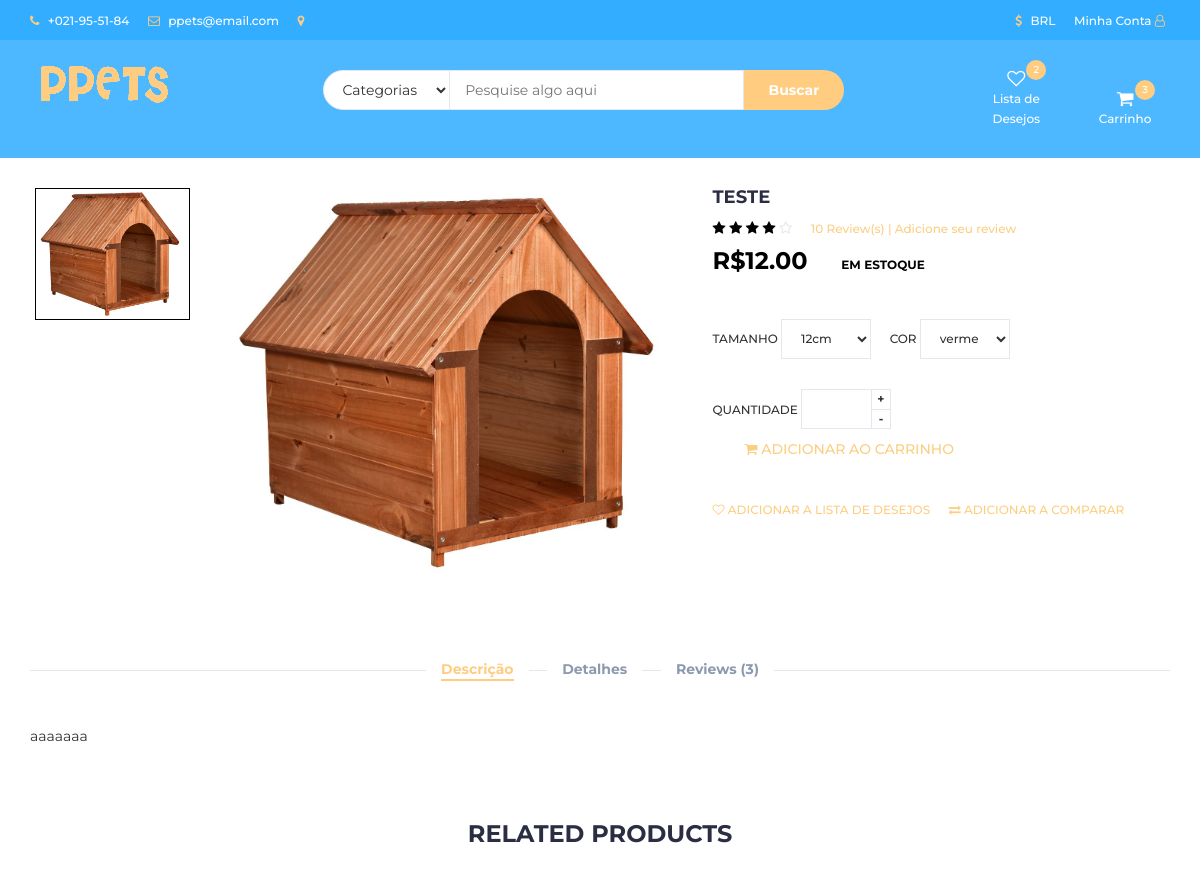
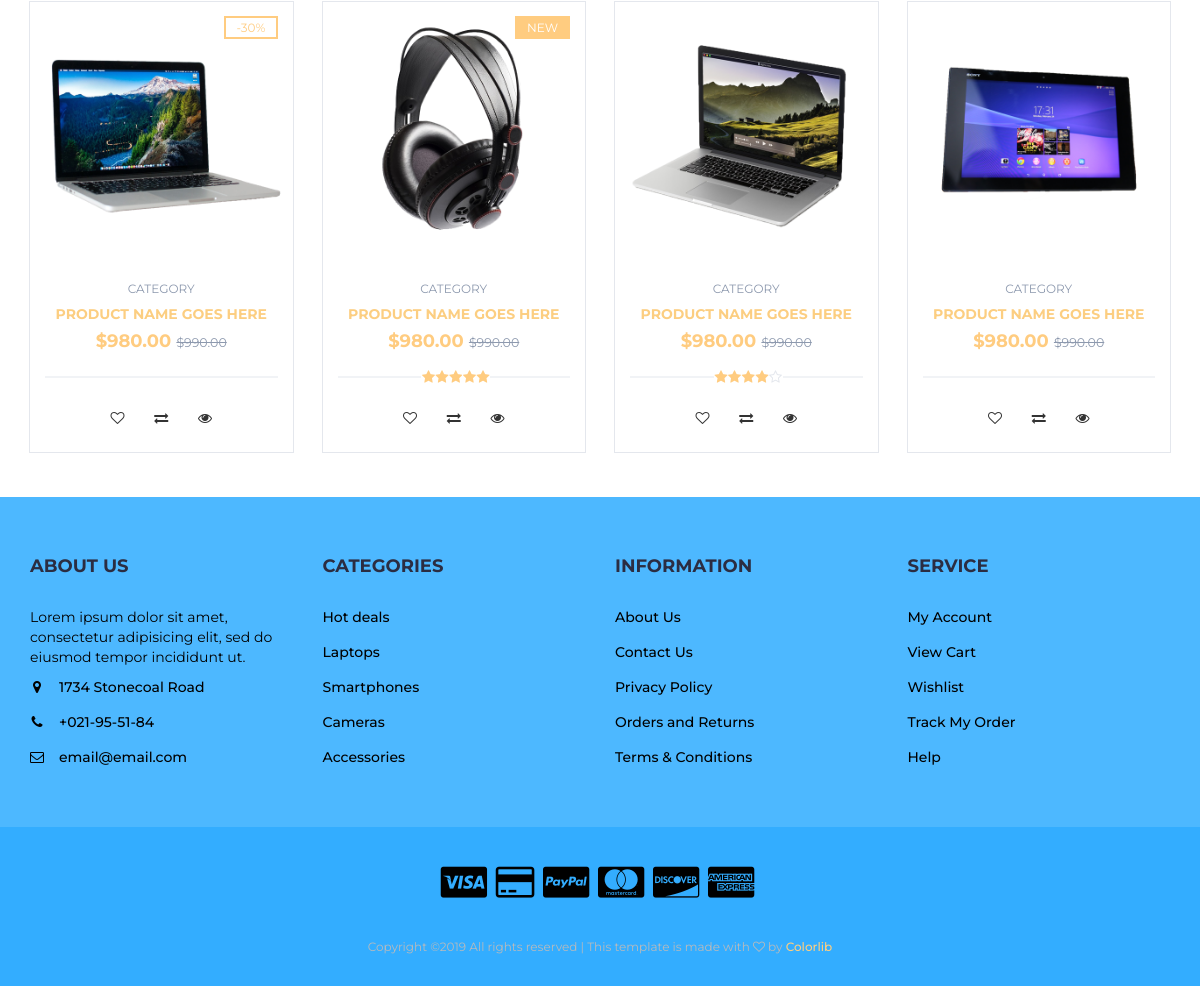
Screenshot of /product.php?id=1 with the database file from the repository (2 pictures, top to bottom).
### tables this page shows
CREATE TABLE `produto` (
  `cod_produto` int(11) NOT NULL,
  `nome` varchar(50) DEFAULT NULL,
  `valor` varchar(10) DEFAULT NULL,
  `descricao` varchar(100) DEFAULT NULL,
  `cor` varchar(10) DEFAULT NULL,
  `tamanho` varchar(10) DEFAULT NULL,
  `categoria` varchar(30) DEFAULT NULL,
  `classificacao` varchar(30) DEFAULT NULL,
  `produto` varchar(50) NOT NULL
);

### product.php (the view, shortened to what this page needs)
<?php
include_once('php/conexaoSQL.php');
?>
<!DOCTYPE html>
<html lang="en">
<head>
<link type="text/css" rel="stylesheet" href="css/bootstrap.min.css"/>
<link type="text/css" rel="stylesheet" href="css/slick.css"/>
<link type="text/css" rel="stylesheet" href="css/slick-theme.css"/>
<link type="text/css" rel="stylesheet" href="css/nouislider.min.css"/>
<link rel="stylesheet" href="css/font-awesome.min.css">
<link type="text/css" rel="stylesheet" href="css/style.css"/>
	</head>
	<body>
		<header>
			<div id="top-header">
				<div class="container">
					<ul class="header-links pull-left">
						<li><a href="#"><i class="fa fa-phone"></i> +021-95-51-84</a></li>
						<li><a href="#"><i class="fa fa-envelope-o"></i> ppets@email.com</a></li>
						<li><a href="#"><i class="fa fa-map-marker"></i> </a></li>
					</ul>
					<ul class="header-links pull-right">
					<li><a href="#"><i class="fa fa-dollar"></i> BRL</a></li>
						<li>
							<?php
							if (isset($_SESSION['login'])):
							?>
							<a href="minhaConta.php"><?php echo $_SESSION['login']; ?></a>
							<?php
							else:
							?>
							<a href="blankLogin.php"><?php echo "Minha Conta"; ?></a>
							<?php
							endif;
							?>
						 <a href=""><i class="fa fa-user-o"></i>
						</a></li>
					</ul>
				</div>
			</div>
			<div id="header">
				<div class="container">
					<div class="row">
						<div class="col-md-3">
							<div class="header-logo">
								<a href="index.php" class="logo">
									<img src="./img/logo_perfect.jpg" alt="">
								</a>
							</div>
						</div>
						<div class="col-md-6">
							<div class="header-search">
								<form>
									<select class="input-select">
										<option value="0">Categorias</option>
									</select>
									<input class="input" placeholder="Pesquise algo aqui">
									<a href="store.php"><button class="search-btn">Buscar</button></a>
								</form>
							</div>
						</div>
						<div class="col-md-3 clearfix">
							<div class="header-ctn">
								<div>
									<a href="#">
										<i class="fa fa-heart-o"></i>
										<span>Lista de Desejos</span>
										<div class="qty">2</div>
									</a>
								</div>
								<div class="dropdown">
									<a class="dropdown-toggle" data-toggle="dropdown" aria-expanded="true">
										<i class="fa fa-shopping-cart"></i>
										<span>Carrinho</span>
										<div class="qty">3</div>
									</a>
								</div>
							</div>
						</div>
					</div>
				</div>
			</div>
		</header>
		<?php
		$id = '';
		if(isset($_GET['id'])){
			$id = $_GET['id'];
		}
		$sql = "SELECT * from produto where cod_produto = $id";
		$result=mysqli_query($conn,$sql);
		$row=mysqli_fetch_object($result);
		$nome = $row->nome;
		$valor = $row->valor;
		$img = $row->produto;
		$cod = $row->cod_produto;
		?>
		<div class="section">
			<div class="container">
				<div class="row">
					<div class="col-md-5 col-md-push-2">
						<div id="product-main-img">
							<div class="product-preview">
								<img src="img/<?php echo $row->produto; ?>" alt="">
							</div>
						</div>
					</div>
					<div class="col-md-2  col-md-pull-5">
						<div id="product-imgs">
							<div class="product-preview">
								<img src="./img/<?php echo $row->produto; ?>" alt="">
							</div>
						</div>
					</div>
					<div class="col-md-5">
						<div class="product-details">
							<h2 class="product-name"><?php echo $row->nome; ?></h2>
							<div>
								<div class="product-rating">
									<i class="fa fa-star"></i>
									<i class="fa fa-star"></i>
									<i class="fa fa-star"></i>
									<i class="fa fa-star"></i>
									<i class="fa fa-star-o"></i>
								</div>
								<a class="review-link" href="#">10 Review(s) | Adicione seu review</a>
							</div>
							<div>
								<h3 class="product-price">R$<?php echo $row->valor; ?></del></h3>
								<span class="product-available">EM estoque</span>
							</div>
							<div class="product-options">
								<label>
									Tamanho
									<select class="input-select">
										<option value="0"><?php echo $row->tamanho; ?></option>
									</select>
								</label>
								<label>
									Cor
									<select class="input-select">
										<option value="0"><?php echo $row->cor; ?></option>
									</select>
								</label>
							</div>
							<div class="add-to-cart">
								<div class="qty-label">
									Quantidade
									<div class="input-number">
										<input type="number">
										<span class="qty-up">+</span>
										<span class="qty-down">-</span>
									</div>
								</div>
								<button class="add-to-cart-btn"><a href="php/carrinho.php?id=<?php echo $cod; ?>&&nome=<?php echo $nome; ?>&&valor=<?php echo $valor; ?>&&img=<?php echo $img; ?>"><i class="fa fa-shopping-cart"></i> adicionar ao carrinho</a></button>
							</div>
							<ul class="product-btns">
								<li><a href="#"><i class="fa fa-heart-o"></i> adicionar a lista de desejos</a></li>
								<li><a href="#"><i class="fa fa-exchange"></i> adicionar a comparar</a></li>
							</ul>
						</div>
					</div>
					<div class="col-md-12">
						<div id="product-tab">
							<ul class="tab-nav">
								<li class="active"><a data-toggle="tab" href="#tab1">Descrição</a></li>
								<li><a data-toggle="tab" href="#tab2">Detalhes</a></li>
								<li><a data-toggle="tab" href="#tab3">Reviews (3)</a></li>
							</ul>
							<div class="tab-content">
								<div id="tab1" class="tab-pane fade in active">
									<div class="row">
										<div class="col-md-12">
										<?php echo $row->descricao; ?>
										</div>
									</div>
								</div>
							</div>
						</div>
					</div>
				</div>
			</div>
		</div>
		<div class="section">
			<div class="container">
				<div class="row">
					<div class="col-md-12">
						<div class="section-title text-center">
							<h3 class="title">Related Products</h3>
						</div>
					</div>
					<div class="col-md-3 col-xs-6">
						<div class="product">
							<div class="product-img">
								<img src="./img/product01.png" alt="">
								<div class="product-label">
									<span class="sale">-30%</span>
								</div>
							</div>
							<div class="product-body">
								<p class="product-category">Category</p>
								<h3 class="product-name"><a href="#">product name goes here</a></h3>
								<h4 class="product-price">$980.00 <del class="product-old-price">$990.00</del></h4>
								<div class="product-rating">
								</div>
								<div class="product-btns">
									<button class="add-to-wishlist"><i class="fa fa-heart-o"></i><span class="tooltipp">add to wishlist</span></button>
									<button class="add-to-compare"><i class="fa fa-exchange"></i><span class="tooltipp">add to compare</span></button>
									<button class="quick-view"><i class="fa fa-eye"></i><span class="tooltipp">quick view</span></button>
								</div>
							</div>
							<div class="add-to-cart">
								<button class="add-to-cart-btn"><i class="fa fa-shopping-cart"></i> add to cart</button>
							</div>
						</div>
					</div>
					<div class="col-md-3 col-xs-6">
						<div class="product">
							<div class="product-img">
								<img src="./img/product02.png" alt="">
								<div class="product-label">
									<span class="new">NEW</span>
								</div>
							</div>
							<div class="product-body">
								<p class="product-category">Category</p>
								<h3 class="product-name"><a href="#">product name goes here</a></h3>
								<h4 class="product-price">$980.00 <del class="product-old-price">$990.00</del></h4>
								<div class="product-rating">
									<i class="fa fa-star"></i>
									<i class="fa fa-star"></i>
									<i class="fa fa-star"></i>
									<i class="fa fa-star"></i>
									<i class="fa fa-star"></i>
								</div>
								<div class="product-btns">
									<button class="add-to-wishlist"><i class="fa fa-heart-o"></i><span class="tooltipp">add to wishlist</span></button>
									<button class="add-to-compare"><i class="fa fa-exchange"></i><span class="tooltipp">add to compare</span></button>
									<button class="quick-view"><i class="fa fa-eye"></i><span class="tooltipp">quick view</span></button>
								</div>
							</div>
							<div class="add-to-cart">
								<button class="add-to-cart-btn"><i class="fa fa-shopping-cart"></i> add to cart</button>
							</div>
						</div>
					</div>
					<div class="col-md-3 col-xs-6">
						<div class="product">
							<div class="product-img">
								<img src="./img/product03.png" alt="">
							</div>
							<div class="product-body">
								<p class="product-category">Category</p>
								<h3 class="product-name"><a href="#">product name goes here</a></h3>
								<h4 class="product-price">$980.00 <del class="product-old-price">$990.00</del></h4>
								<div class="product-rating">
									<i class="fa fa-star"></i>
									<i class="fa fa-star"></i>
									<i class="fa fa-star"></i>
									<i class="fa fa-star"></i>
									<i class="fa fa-star-o"></i>
								</div>
								<div class="product-btns">
									<button class="add-to-wishlist"><i class="fa fa-heart-o"></i><span class="tooltipp">add to wishlist</span></button>
									<button class="add-to-compare"><i class="fa fa-exchange"></i><span class="tooltipp">add to compare</span></button>
									<button class="quick-view"><i class="fa fa-eye"></i><span class="tooltipp">quick view</span></button>
								</div>
							</div>
							<div class="add-to-cart">
								<button class="add-to-cart-btn"><i class="fa fa-shopping-cart"></i> add to cart</button>
							</div>
						</div>
					</div>
					<div class="col-md-3 col-xs-6">
						<div class="product">
							<div class="product-img">
								<img src="./img/product04.png" alt="">
							</div>
							<div class="product-body">
								<p class="product-category">Category</p>
								<h3 class="product-name"><a href="#">product name goes here</a></h3>
								<h4 class="product-price">$980.00 <del class="product-old-price">$990.00</del></h4>
								<div class="product-rating">
								</div>
								<div class="product-btns">
									<button class="add-to-wishlist"><i class="fa fa-heart-o"></i><span class="tooltipp">add to wishlist</span></button>
									<button class="add-to-compare"><i class="fa fa-exchange"></i><span class="tooltipp">add to compare</span></button>
									<button class="quick-view"><i class="fa fa-eye"></i><span class="tooltipp">quick view</span></button>
								</div>
							</div>
							<div class="add-to-cart">
								<button class="add-to-cart-btn"><i class="fa fa-shopping-cart"></i> add to cart</button>
							</div>
						</div>
					</div>
				</div>
			</div>
		</div>
		<footer id="footer">
			<div class="section">
				<div class="container">
					<div class="row">
						<div class="col-md-3 col-xs-6">
							<div class="footer">
								<h3 class="footer-title">About Us</h3>
								<p>Lorem ipsum dolor sit amet, consectetur adipisicing elit, sed do eiusmod tempor incididunt ut.</p>
								<ul class="footer-links">
									<li><a href="#"><i class="fa fa-map-marker"></i>1734 Stonecoal Road</a></li>
									<li><a href="#"><i class="fa fa-phone"></i>+021-95-51-84</a></li>
									<li><a href="#"><i class="fa fa-envelope-o"></i>email@email.com</a></li>
								</ul>
							</div>
						</div>
						<div class="col-md-3 col-xs-6">
							<div class="footer">
								<h3 class="footer-title">Categories</h3>
								<ul class="footer-links">
									<li><a href="#">Hot deals</a></li>
									<li><a href="#">Laptops</a></li>
									<li><a href="#">Smartphones</a></li>
									<li><a href="#">Cameras</a></li>
									<li><a href="#">Accessories</a></li>
								</ul>
							</div>
						</div>
						<div class="col-md-3 col-xs-6">
							<div class="footer">
								<h3 class="footer-title">Information</h3>
								<ul class="footer-links">
									<li><a href="#">About Us</a></li>
									<li><a href="#">Contact Us</a></li>
									<li><a href="#">Privacy Policy</a></li>
									<li><a href="#">Orders and Returns</a></li>
									<li><a href="#">Terms & Conditions</a></li>
								</ul>
							</div>
						</div>
						<div class="col-md-3 col-xs-6">
							<div class="footer">
								<h3 class="footer-title">Service</h3>
								<ul class="footer-links">
									<li><a href="#">My Account</a></li>
									<li><a href="#">View Cart</a></li>
									<li><a href="#">Wishlist</a></li>
									<li><a href="#">Track My Order</a></li>
									<li><a href="#">Help</a></li>
								</ul>
							</div>
						</div>
					</div>
				</div>
			</div>
			<div id="bottom-footer" class="section">
				<div class="container">
					<div class="row">
						<div class="col-md-12 text-center">
							<ul class="footer-payments">
								<li><a href="#"><i class="fa fa-cc-visa"></i></a></li>
								<li><a href="#"><i class="fa fa-credit-card"></i></a></li>
								<li><a href="#"><i class="fa fa-cc-paypal"></i></a></li>
								<li><a href="#"><i class="fa fa-cc-mastercard"></i></a></li>
								<li><a href="#"><i class="fa fa-cc-discover"></i></a></li>
								<li><a href="#"><i class="fa fa-cc-amex"></i></a></li>
							</ul>
							<span class="copyright">
								Copyright &copy;<script>document.write(new Date().getFullYear());</script> All rights reserved | This template is made with <i class="fa fa-heart-o" aria-hidden="true"></i> by <a href="https://colorlib.com" target="_blank">Colorlib</a>
							</span>
						</div>
					</div>
				</div>
			</div>
		</footer>
	</body>
</html>

### rows the page displays
produto: produto (picture), nome "TESTE", valor "12.00", tamanho "12cm", cor "vermelho", descricao "aaaaaaa"
